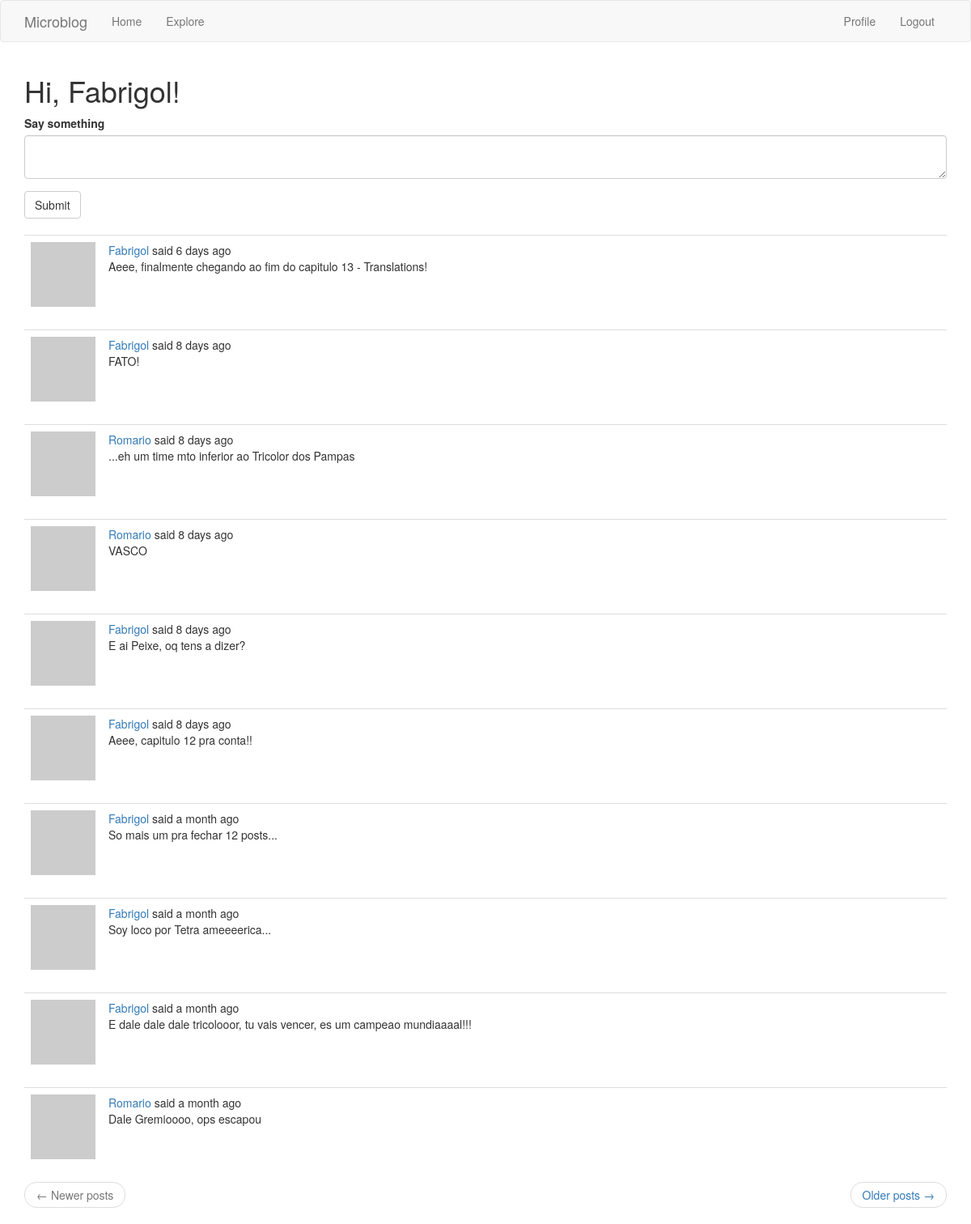
Before: /index (signed in) with the older database file.
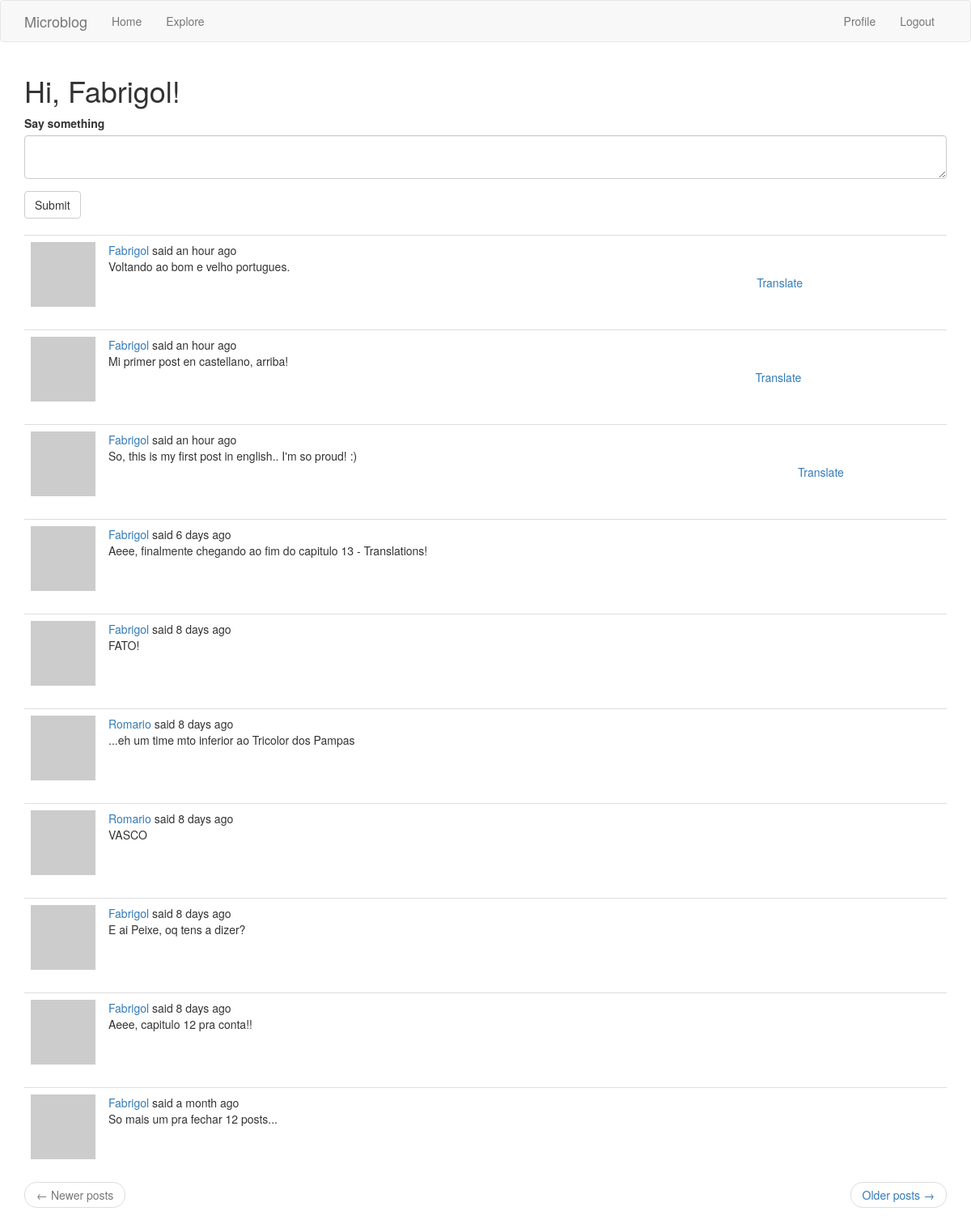
After: the same page with the newer database file.
### app/models.py (models this page shows, shortened)
class User(UserMixin,db.Model):
    id = db.Column(db.Integer, primary_key = True)
    username = db.Column(db.String(64), index=True, unique=True)
    email = db.Column(db.String(120), index=True, unique=True)
    password_hash = db.Column(db.String(128))
    posts = db.relationship('Post', backref='author', lazy='dynamic')
    about_me = db.Column(db.String(140))
    last_seen = db.Column(db.DateTime, default=datetime.utcnow)
    followed = db.relationship(
        'User', secondary=followers,
        primaryjoin=(followers.c.follower_id == id),
        secondaryjoin=(followers.c.followed_id == id),
        backref=db.backref('followers', lazy='dynamic'), lazy='dynamic')
    def avatar(self,size):
        digest = md5(self.email.lower().encode('utf-8')).hexdigest()
        return 'https://www.gravatar.com/avatar/{}?d=identicon&s={}'.format(
            digest, size)
    def followed_posts(self):
        followed =  Post.query.join(
            followers, (followers.c.followed_id == Post.user_id)).filter(
                followers.c.follower_id == self.id)
        own = Post.query.filter_by(user_id=self.id)
        return followed.union(own).order_by(Post.timestamp.desc())

class Post(db.Model):
    id = db.Column(db.Integer, primary_key=True)
    body = db.Column(db.String(140))
    timestamp = db.Column(db.DateTime, index=True, default=datetime.utcnow)
    user_id = db.Column(db.Integer, db.ForeignKey('user.id'))
    language = db.Column(db.String(5))

### app/routes.py (the view, shortened to what this page needs)
@app.route('/', methods=['GET', 'POST'])
@app.route('/index', methods=['GET', 'POST'])
@login_required
def index():
    form = PostForm()
    page = request.args.get('page', 1, type=int)
    posts = current_user.followed_posts().paginate(
        page, app.config['POSTS_PER_PAGE'], False)
    next_url = url_for('index', page=posts.next_num) \
        if posts.has_next else None
    prev_url = url_for('index', page=posts.prev_num) \
        if posts.has_prev else None
    return render_template('index.html', title=_('Home'), form=form,
                           posts=posts.items, next_url=next_url,
                           prev_url=prev_url)

### app/forms.py
class PostForm(FlaskForm):
    post = TextAreaField(_l('Say something'), validators=[DataRequired()])
    submit = SubmitField(_l('Submit'))

### app/models.py (called while the page is built)
@login.user_loader
def load_user(id):
    return User.query.get(int(id))

### app/routes.py (called while the page is built)
@app.before_request
def before_request():
    if current_user.is_authenticated:
        current_user.last_seen = datetime.utcnow()
        db.session.commit()
    g.locale = str(get_locale())

### app/templates/index.html
{% extends "base.html" %}
{% import 'bootstrap/wtf.html' as wtf %}
{% block app_content %}
    <h1>{{ _('Hi, %(username)s!', username=current_user.username) }}</h1>
    {% if form %}
    {{ wtf.quick_form(form) }}
    <br>
    {% endif %}
    {% for post in posts %}
        {% include '_post.html' %}
    {% endfor %}
    <nav aria-label="...">
        <ul class="pager">
            <li class="previous{% if not prev_url %} disabled{% endif %}">
                <a href="{{ prev_url or '#' }}">
                    <span aria-hidden="true">&larr;</span> {{ _('Newer posts') }}
                </a>
            </li>
            <li class="next{% if not next_url %} disabled{% endif %}">
                <a href="{{ next_url or '#' }}">
                    {{ _('Older posts') }} <span aria-hidden="true">&rarr;</span>
                </a>
            </li>
        </ul>
    </nav>
{% endblock %}

### app/templates/base.html (shortened to what this page needs)
{% extends 'bootstrap/base.html' %}
{% block navbar %}
    <nav class="navbar navbar-default">
        <div class="container">
            <div class="navbar-header">
                <a class="navbar-brand" href="{{ url_for('index') }}">Microblog</a>
            </div>
            <div class="collapse navbar-collapse" id="bs-example-navbar-collapse-1">
                <ul class="nav navbar-nav">
                    <li><a href="{{ url_for('index') }}">{{ _('Home') }}</a></li>
                    <li><a href="{{ url_for('explore') }}">{{ _('Explore') }}</a></li>
                </ul>
                <ul class="nav navbar-nav navbar-right">
                    {% if current_user.is_anonymous %}
                    <li><a href="{{ url_for('login') }}">{{ _('Login') }}</a></li>
                    {% else %}
                    <li><a href="{{ url_for('user', username=current_user.username) }}">{{ _('Profile') }}</a></li>
                    <li><a href="{{ url_for('logout') }}">{{ _('Logout') }}</a></li>
                    {% endif %}
                </ul>
            </div>
        </div>
    </nav>
{% endblock %}
{% block content %}
    <div class="container">
        {% block app_content %}{% endblock %}
    </div>
{% endblock %}

### app/templates/_post.html (shortened to what this page needs)
<table class="table table-hover">
    <tr>
        <td width="70px">
            <a href="{{ url_for('user', username=post.author.username) }}">
                <img src="{{ post.author.avatar(70) }}" />
            </a>
        </td>
        <td>
            {{ _('%(username)s said %(when)s',
                username=user_link, when=moment(post.timestamp).fromNow()) }}
            <br>
            {{ post.body }}
        </td>
        <td>
            {% if post.language and post.language != g.locale %}
            <br><br>
            <a href="#">{{ _('Translate') }}</a>
            {% endif %}
        </td>
    </tr>
</table>

Changed rows visible on the page:
no longer on this page (row unchanged): Post: body "Soy loco por Tetra ameeeerica..."
no longer on this page (row unchanged): Post: body "E dale dale dale tricolooor, tu vais vencer, es um campeao mundiaaaal!!!"
no longer on this page (row unchanged): Post: body "Dale Gremioooo, ops escapou"
added Post: body "Voltando ao bom e velho portugues."
added Post: body "Mi primer post en castellano, arriba!"
added Post: body "So, this is my first post in english.. I'm so proud! :)"
